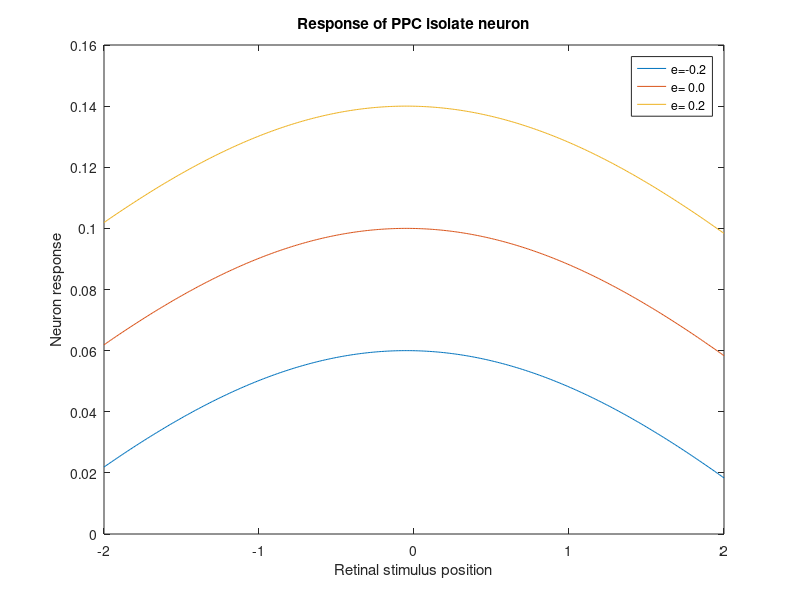
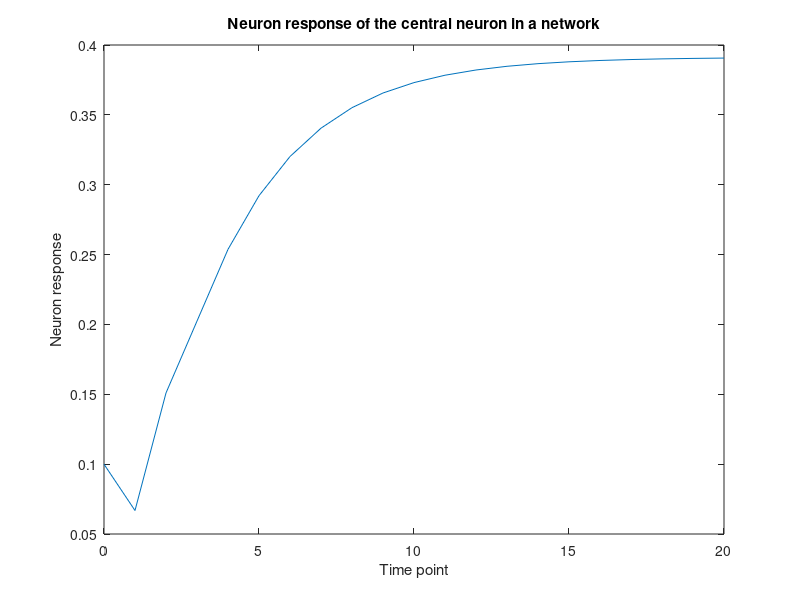
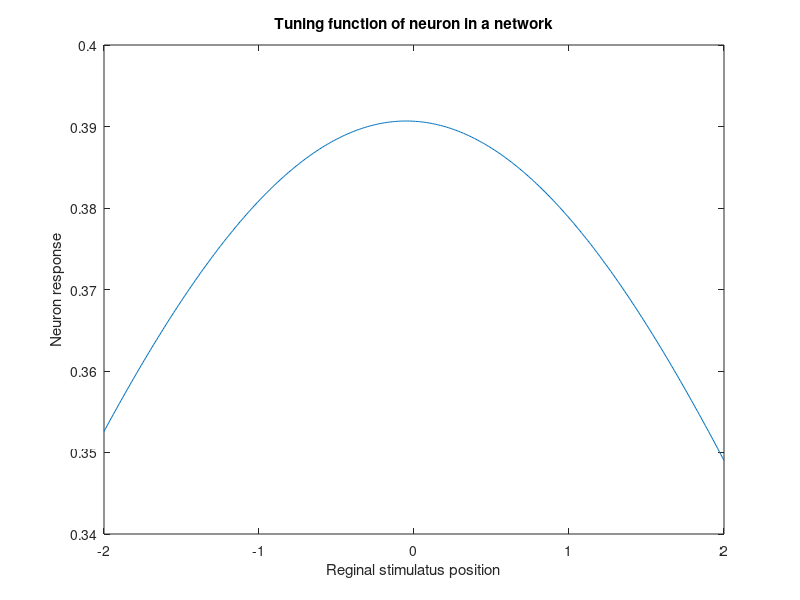
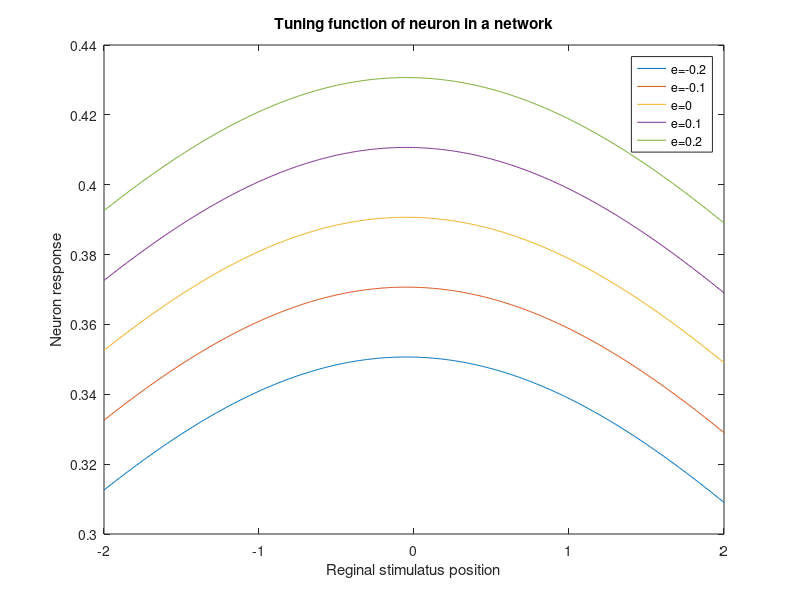

These charts were generated, in order, by the following MATLAB code:
%SBE2 HW 8
%Greg Kiar
%08-04-2015

clear
close all
%% Part 1
s=0.2;k=1;b=0.5;sigma=3;beta=1;
rrange = -5+0.05:0.1:5-0.05;

p = @(r, ri, e) s .* max( (...
    (k.*e+b)+ exp(-(r-ri).^2./2./(sigma.^2))- beta ), ...
    0);

figure (1)
plot(-2:0.01:2, p(-2:0.01:2,rrange(50),-0.2))
hold on
plot(-2:0.01:2, p(-2:0.01:2,rrange(50), 0.0))
plot(-2:0.01:2, p(-2:0.01:2,rrange(50), 0.2))
legend('e=-0.2','e= 0.0','e= 0.2');
xlabel('Retinal stimulus position');
ylabel('Neuron response');
title('Response of PPC isolate neuron');

%% Part 2
ae=1;ai=0.65;sigi=2.5;sige=1;
r=0;e=0;

w = @(ri,rj) ae.*exp(-(ri-rj).^2./2./(sige.^2)) ...
    - ai.*exp(-(ri-rj).^2./2./(sigi.^2));

pt = @(t, r, ri, e, ps) s .* max( (...
    (k.*e+b)+ exp(-(r-ri).^2./2./(sigma.^2)) + ...
    sum(w(ri,rrange)'.*ps(:,t)) - beta ), ...
    0);

ps = p(r, rrange, e)';
figure (2)
for q=1:20
    for qq=1:100
        ps(qq,q+1) = pt(q,r,rrange(qq),e,ps)';
    end
end
plot(0:20, ps(50,:));
xlabel('Time point');
ylabel('Neuron response');
title('Neuron response of the central neuron in a network');

%% Part 3
r=-2:0.01:2;
e=0;
figure (3)
prs = pt(20,r,rrange(50),e,ps);
plot(r, prs);
xlabel('Reginal stimulatus position');
ylabel('Neuron response');
title('Tuning function of neuron in a network');

%% Part 4
e=-0.2:0.1:0.2;
lgs = {};
figure (4)
for q = 1:length(e)
    pre(q,:) = pt(20,r,rrange(50),e(q),ps);
    plot(r, pre(q,:));
    lgs{q} = strcat('e=', num2str(e(q)));
    hold on
end
xlabel('Reginal stimulatus position');
ylabel('Neuron response');
title('Tuning function of neuron in a network');
legend(lgs)
